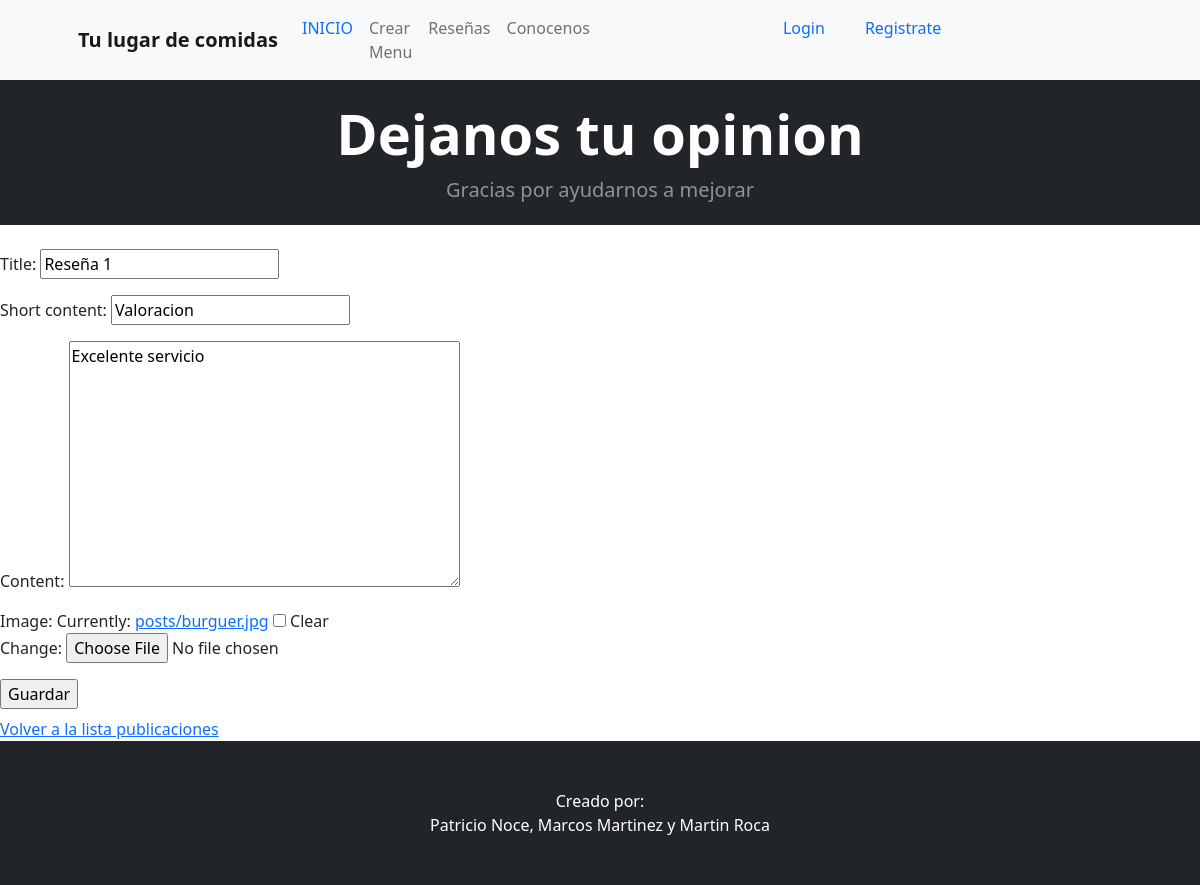
The app's page /update/2/ with its own data.
### nmr_food/models.py (models this page shows, shortened)
class Post(models.Model):
    title = models.CharField(max_length=100)
    short_content = models.CharField(max_length=255)
    content = models.TextField(max_length=3000)
    date_published = models.DateTimeField(auto_now_add=True)
    image = models.ImageField(upload_to="posts", null=True, blank=True)

### nmr_food/views.py (the view)
# urls.py: path('update/<int:pk>/', UpdatePost.as_view(), name="update-post"),
class UpdatePost(UpdateView):
    model=Post
    fields=['title', 'short_content', 'content', 'image']
    success_url = reverse_lazy("list-post")

### nmr_food/templates/nmr_food/post_form.html (shortened to what this page needs)
{% extends 'nmr_food/index.html' %}
{% block content %}
<header class="bg-dark py-3">
<div class="container px-2 px-lg-4 my-1">
    <div class="text-center text-white">
        <h1 class="display-4 fw-bolder">Dejanos tu opinion</h1>
        <p class="lead fw-normal text-white-50 mb-0">Gracias por ayudarnos a mejorar</p>
    </div>
</div>
</header>
<br>
  <form enctype='multipart/form-data' method="post">
    {{ form.as_p }}
    <input type="submit" value="Guardar">
  </form>
  <a href="{% url 'list-post' %}">Volver a la lista publicaciones</a>
{% endblock %}

### records on screen
Post: title "Reseña 1", short_content "Valoracion", content "Excelente servicio"
